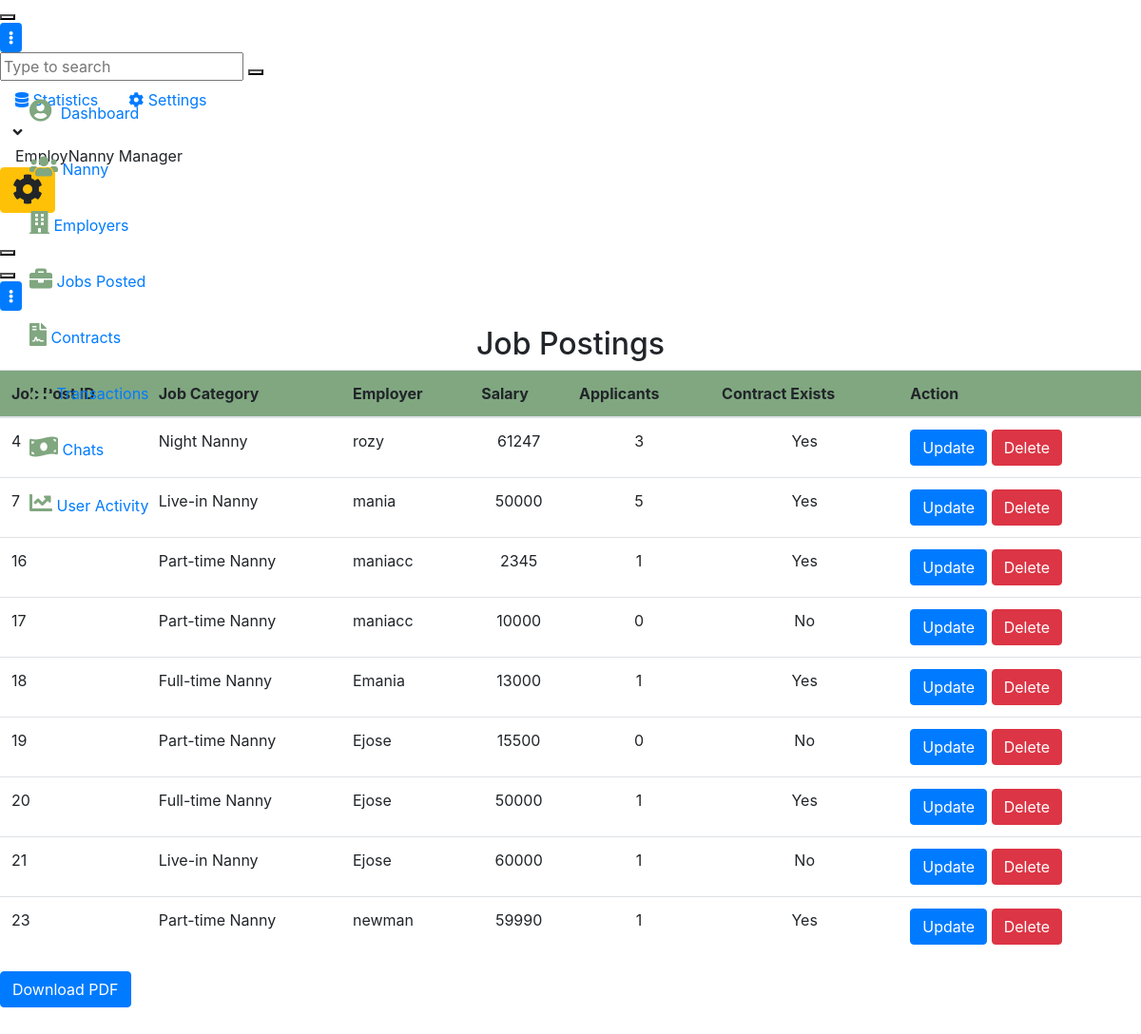
Page /reports/job_posts/ on the committed database.
### jobapp/models.py (models this page shows, shortened)
class jobModel(models.Model):
    employer = models.ForeignKey(User, on_delete=models.CASCADE)
    category = models.CharField(max_length=100, choices=CATEGORIES)
    city = models.CharField(max_length=100)
    addresss = models.CharField(max_length=100)
    salary = models.IntegerField()
    language = models.CharField(max_length=100)
    nanny_age = models.CharField(max_length=100, choices=AGE_GROUP_CHOICES)
    hours_per_day = models.IntegerField(default=2)
    start_date = models.DateField()
    years_of_experience = models.IntegerField(default=0)
    duration = models.CharField(
        max_length=100, choices=CONTRACT_DURATION, default="1 - 2 years")
    date_posted = models.DateTimeField(auto_now_add=True)
    job_description = models.TextField(blank=True)
    days_off = models.CharField(
        max_length=100, choices=DAYS_OFF_CHOICES, default='Every weekend')
    leave_available = models.BooleanField(choices=LEAVE_CHOICES, default=False)
    vacation_days_per_year = models.CharField(
        max_length=100, choices=VACATION_CHOICES, default='Two weeks')

### AdminReports/views.py (the view)
# urls.py: path('job_posts/', views.job_post_list, name='job_post_list'),
def job_post_list(request):
    job_posts = jobModel.objects.all()
    for job_post in job_posts:
        job_post.num_applicants = JobApplication.objects.filter(
            job=job_post).count()
        job_post.contract_exists = ContractModel.objects.filter(
            job=job_post).exists()
    return render(request, 'admin/job_post_list.html', {'job_posts': job_posts})

### AdminReports/templates/admin/job_post_list.html (shortened to what this page needs)
  {% extends 'admin/baseadmin.html' %}
{% block content %}
</div>
                <div class="app-main__outer">
<div class="app-main__inner">
  <h2 class="text-center">Job Postings</h2>
  <table class="table table-stripped">
    <thead style="background-color: rgb(128, 167, 128);">
      <tr>
        <th scope="col">Job Post ID</th>
        <th>Job Category</th>
        <th>Employer</th>
        <th>Salary</th>
        <th>Applicants</th>
        <th>Contract Exists</th>
        <th>Action</th>
      </tr>
    </thead>
    <tbody>
      {% for job_post in job_posts %}
        <tr>
          <td >{{ job_post.id }}</td>
          <td>{{ job_post.category }}</td>
          <td>{{ job_post.employer }}</td>
          <td class="text-center">{{ job_post.salary }}</td>
          <td class="text-center">{{ job_post.num_applicants }}</td>
          <td class="text-center">{% if job_post.contract_exists %}Yes{% else %}No{% endif %}</td>
          <td><a href="{% url 'edit_job' job_post.id%}" class="btn btn-primary">Update</a>
          <a href="{% url 'delete_job' job_post.id %}" class="btn btn-danger">Delete</a>
          </td>
        </tr>
      {% endfor %}
    </tbody>
  </table>
<a href="{% url 'generate_nanny_report' %}" class="btn btn-primary">Download PDF</a>
</div>
</div>
{% endblock %}

### rows in the picture
jobModel: id "4", category "Night Nanny", employer "rozy", salary "61247", num_applicants "3", shows "Yes"
jobModel: id "7", category "Live-in Nanny", employer "mania", salary "50000", num_applicants "5", shows "Yes"
jobModel: id "16", category "Part-time Nanny", employer "maniacc", salary "2345", num_applicants "1", shows "Yes"
jobModel: id "17", category "Part-time Nanny", employer "maniacc", salary "10000", num_applicants "0", shows "No"
jobModel: id "18", category "Full-time Nanny", employer "Emania", salary "13000", num_applicants "1", shows "Yes"
jobModel: id "19", category "Part-time Nanny", employer "Ejose", salary "15500", num_applicants "0", shows "No"
jobModel: id "20", category "Full-time Nanny", employer "Ejose", salary "50000", num_applicants "1", shows "Yes"
jobModel: id "21", category "Live-in Nanny", employer "Ejose", salary "60000", num_applicants "1", shows "No"
jobModel: id "23", category "Part-time Nanny", employer "newman", salary "59990", num_applicants "1", shows "Yes"
